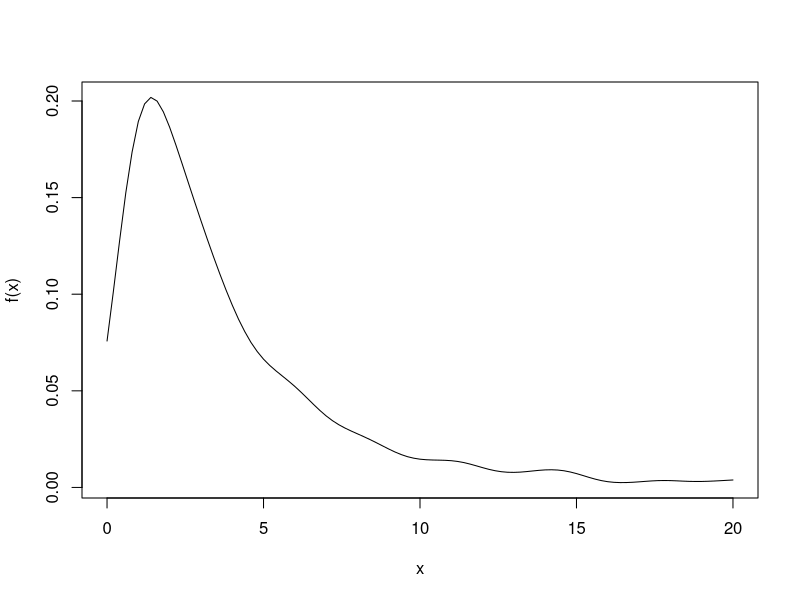

Reproduce this figure in R.
library(statip)


### Name: densityfun
### Title: Kernel density estimation
### Aliases: densityfun

### ** Examples

x <- rlnorm(1000, 1, 1)
f <- densityfun(x, from = 0)
curve(f(x), xlim = c(0, 20))
